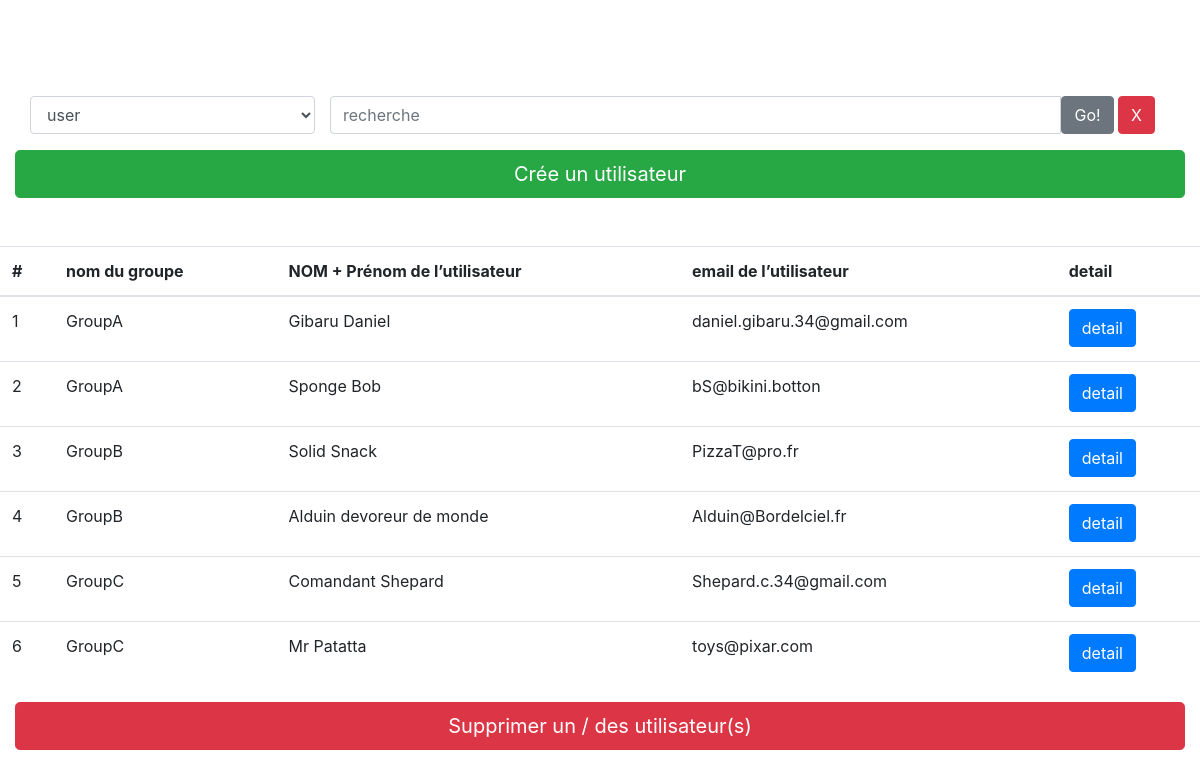
The page / on the database its author committed.
### tables this page shows
CREATE TABLE `user` (
  `IdUser` int(11) NOT NULL,
  `Nom` varchar(255) NOT NULL,
  `Prenom` varchar(255) NOT NULL,
  `Email` varchar(255) NOT NULL,
  `DateAnniversaire` date NOT NULL,
  `IdGroupUser` int(11) NOT NULL
);

CREATE TABLE `groupuser` (
  `IdGroupUser` int(11) NOT NULL,
  `NomGroup` varchar(255) NOT NULL
);

### application/controllers/Group.php (called while the page is built, shortened)
<?php
class Group extends CI_Controller {
  function __construct(){
      $this->load->model('groupUserModel');
			$this->load->model('UserModel');
			$this->load->helper('url_helper');
	}
	public function index(){
    $this->load->helper('form');
    $this->load->library('form_validation');
    $data['User'] = $this->groupUserModel->getGroupAndUserByOrderASC();
    $data['result'] = $this->UserModel->seachInGroupAndUser();
    $this->load->view('templates/header');
		$this->load->view('groupvue.php', $data);
    $this->load->view('templates/footer');
	}
}

### index.php (called while the page is built, shortened)
<?php
require_once BASEPATH.'core/CodeIgniter.php';

### application/models/groupUserModel.php (called while the page is built, shortened)
<?php
class groupUserModel extends CI_Model{
  public function getGroupAndUserByOrderASC(){
    $this->db->order_by("groupuser.NomGroup", "asc");
    $this->db->select('groupuser.IdGroupUser');
    $this->db->select('groupuser.NomGroup');
    $this->db->select('user.IdUser');
    $this->db->select('user.Nom');
    $this->db->select('user.Prenom');
    $this->db->select('user.Email');
    $this->db->select('user.DateAnniversaire');
    $this->db->join('user', 'user.IdGroupUser = groupuser.IdGroupUser', 'inner');
    $query = $this->db->get('groupuser');
    return $query->result_array();
  }
}

### application/views/groupvue.php (the view, shortened to what this page needs)
<br>
<br>
<br>
<br>
<div class="container">
  <?=form_open('Group/index'); ?>
  <div id="search" class="form-group row">
    <select class="form-control col-3"  name="table">
      <option selected>user</option>
    </select>
      <div class="col-lg-9">
        <div class="input-group">
          <input type="text" class="form-control" placeholder="recherche" aria-label="Search for..." name="Nom">
          <span class="input-group-btn">
            <button class="btn btn-secondary" type="submit">Go!</button>
            <button class="btn btn-danger" type="submit">X</button>
          </span>
        </div>
      </div>
    </div>
  </div>
  <div class="col-12">
    <a href="http://www.testlexik.my/index.php/Group/add/" class="btn btn-success btn-lg btn-block">Crée un utilisateur</a>
  </div>
  <br>
  <br>
  <table class="table table-hover">
    <thead>
      <tr>
        <th scope="col">#</th>
        <th scope="col">nom du groupe</th>
        <th scope="col">NOM + Prénom de l’utilisateur</th>
        <th scope="col">email de l’utilisateur</th>
        <th scope="col">detail</th>
      </tr>
    </thead>
    <tbody>
      <?php $i=1; ?>
      <?php foreach ($result as $results): ?>
        <tr>
          <td><?= '<p>'.$i++.' </p>'?></td>
          <td><?= $results['NomGroup'] ?></td>
          <td><?= $results['Nom']." ".$results['Prenom'] ?></td>
          <td><?= $results['Email'] ?></td>
          <td><button id= "<?= $results['IdUser'] ?>" type="button" class="btn btn-primary">detail</button></td>
        </tr>
      <?php endforeach; ?>
    </tbody>
  </table>
  <div class="col-12">
    <a href="http://www.testlexik.my/index.php/Group/remove/" class="btn btn-danger btn-lg btn-block">Supprimer un / des utilisateur(s)</a>
  </div>
  <div id="UserInfo" class="row">
  <?php foreach ($User as $Users): ?>
    <div id="User" class="col-12">
    </div>
  <?php endforeach; ?>
  </div>

### application/views/templates/header.php (shortened to what this page needs)
<!DOCTYPE html>
<html>
  <head>
    <link rel="stylesheet" href="/assets/css/master.css">
    <link rel="stylesheet" href="https://maxcdn.bootstrapcdn.com/bootstrap/4.0.0-beta.2/css/bootstrap.min.css">
  </head>
  <body>

### application/views/templates/footer.php
</body>
</html>

### rows shown on the page
user: IdGroupUser.NomGroup "GroupA", Nom "Gibaru", Prenom "Daniel", Email "daniel.gibaru.34@gmail.com"
user: IdGroupUser.NomGroup "GroupA", Nom "Sponge", Prenom "Bob", Email "bS@bikini.botton"
user: IdGroupUser.NomGroup "GroupB", Nom "Solid", Prenom "Snack", Email "PizzaT@pro.fr"
user: IdGroupUser.NomGroup "GroupB", Nom "Alduin", Prenom "devoreur de monde", Email "Alduin@Bordelciel.fr"
user: IdGroupUser.NomGroup "GroupC", Nom "Comandant", Prenom "Shepard", Email "Shepard.c.34@gmail.com"
user: IdGroupUser.NomGroup "GroupC", Nom "Mr", Prenom "Patatta", Email "toys@pixar.com"
